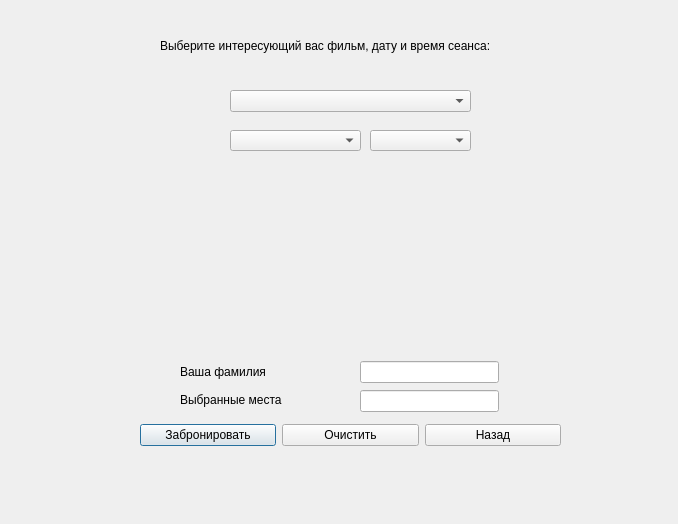
<?xml version="1.0" encoding="UTF-8"?>
<ui version="4.0">
 <class>Tickets</class>
 <widget class="QDialog" name="Tickets">
  <property name="geometry">
   <rect>
    <x>0</x>
    <y>0</y>
    <width>678</width>
    <height>524</height>
   </rect>
  </property>
  <property name="windowTitle">
   <string>Билеты</string>
  </property>
  <widget class="QComboBox" name="comboBox_Film">
   <property name="geometry">
    <rect>
     <x>230</x>
     <y>90</y>
     <width>241</width>
     <height>22</height>
    </rect>
   </property>
   <property name="currentText">
    <string/>
   </property>
  </widget>
  <widget class="QWidget" name="layoutWidget">
   <property name="geometry">
    <rect>
     <x>360</x>
     <y>360</y>
     <width>139</width>
     <height>53</height>
    </rect>
   </property>
   <layout class="QVBoxLayout" name="verticalLayout_2">
    <item>
     <widget class="QLineEdit" name="txt_surname"/>
    </item>
    <item>
     <widget class="QLineEdit" name="txt_places">
      <property name="readOnly">
       <bool>true</bool>
      </property>
     </widget>
    </item>
   </layout>
  </widget>
  <widget class="QComboBox" name="comboBox_Date">
   <property name="geometry">
    <rect>
     <x>230</x>
     <y>130</y>
     <width>131</width>
     <height>21</height>
    </rect>
   </property>
  </widget>
  <widget class="QWidget" name="layoutWidget_2">
   <property name="geometry">
    <rect>
     <x>180</x>
     <y>360</y>
     <width>181</width>
     <height>51</height>
    </rect>
   </property>
   <layout class="QVBoxLayout" name="verticalLayout">
    <item>
     <widget class="QLabel" name="label_2">
      <property name="text">
       <string>Ваша фамилия</string>
      </property>
     </widget>
    </item>
    <item>
     <widget class="QLabel" name="label_3">
      <property name="text">
       <string>Выбранные места</string>
      </property>
     </widget>
    </item>
   </layout>
  </widget>
  <widget class="QLabel" name="label">
   <property name="geometry">
    <rect>
     <x>160</x>
     <y>30</y>
     <width>371</width>
     <height>31</height>
    </rect>
   </property>
   <property name="text">
    <string>Выберите интересующий вас фильм, дату и время сеанса:</string>
   </property>
  </widget>
  <widget class="QComboBox" name="comboBox_Time">
   <property name="geometry">
    <rect>
     <x>370</x>
     <y>130</y>
     <width>101</width>
     <height>21</height>
    </rect>
   </property>
  </widget>
  <widget class="QWidget" name="layoutWidget_3">
   <property name="geometry">
    <rect>
     <x>140</x>
     <y>420</y>
     <width>421</width>
     <height>31</height>
    </rect>
   </property>
   <layout class="QGridLayout" name="gridLayout">
    <item row="0" column="0">
     <widget class="QPushButton" name="pushButton_2">
      <property name="text">
       <string>Забронировать</string>
      </property>
     </widget>
    </item>
    <item row="0" column="2">
     <widget class="QPushButton" name="pushButton">
      <property name="text">
       <string>Назад</string>
      </property>
     </widget>
    </item>
    <item row="0" column="1">
     <widget class="QPushButton" name="pushButton_3">
      <property name="text">
       <string>Очистить</string>
      </property>
     </widget>
    </item>
   </layout>
  </widget>
 </widget>
 <resources/>
 <connections/>
</ui>
